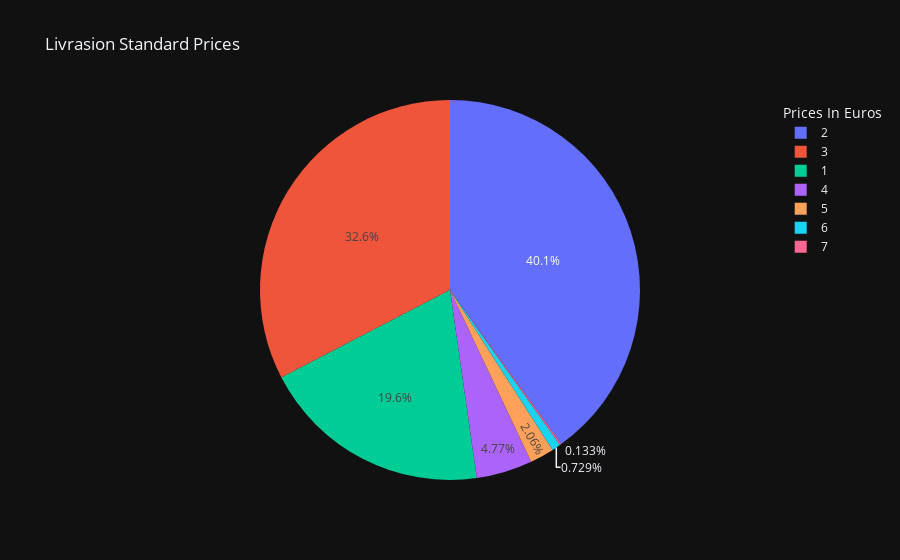

Notebook cell for this chart:
### Markdown cell above
Livraison standard is quite populuar option for shipping. i check the prices

### Code cell
livrasion_prices = df[df.shipping_option_name =='Livraison standard']['shipping_option_price'].value_counts().index.values
livrasion_prices_frquency = df[df.shipping_option_name =='Livraison standard']['shipping_option_price'].value_counts().values
fig = go.Figure()
fig.add_trace(go.Pie(labels=livrasion_prices, values=livrasion_prices_frquency))
fig.update_layout(title="Livrasion Standard Prices", legend_title="Prices In Euros", template="plotly_dark")

### Figure 1 — Plotly figure (JSON) as saved in the notebook; plotly's stock layout.template omitted (floating-point values rounded to 4 significant figures)
{"data": [{"labels": [2, 3, 1, 4, 5, 6, 7], "type": "pie", "values": [604, 492, 296, 72, 31, 11, 2]}], "layout": {"legend": {"title": {"text": "Prices In Euros"}}, "title": {"text": "Livrasion Standard Prices"}}}
